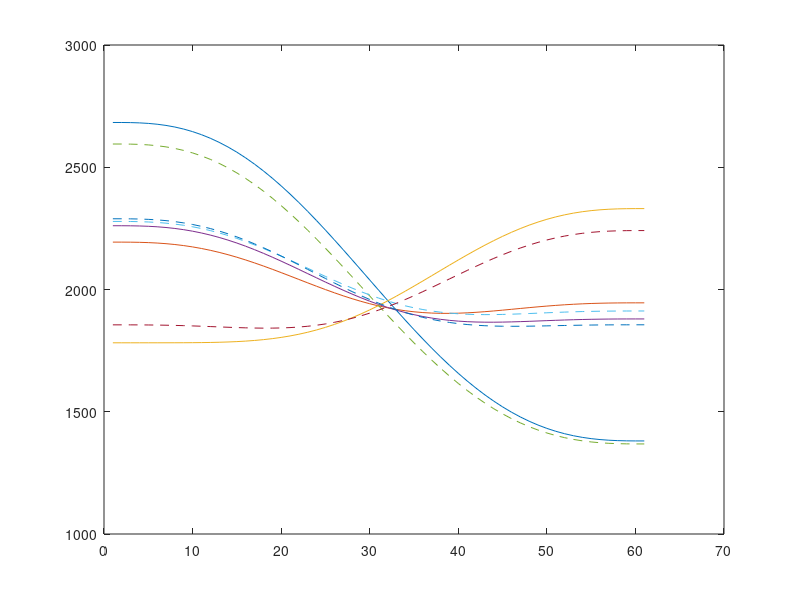
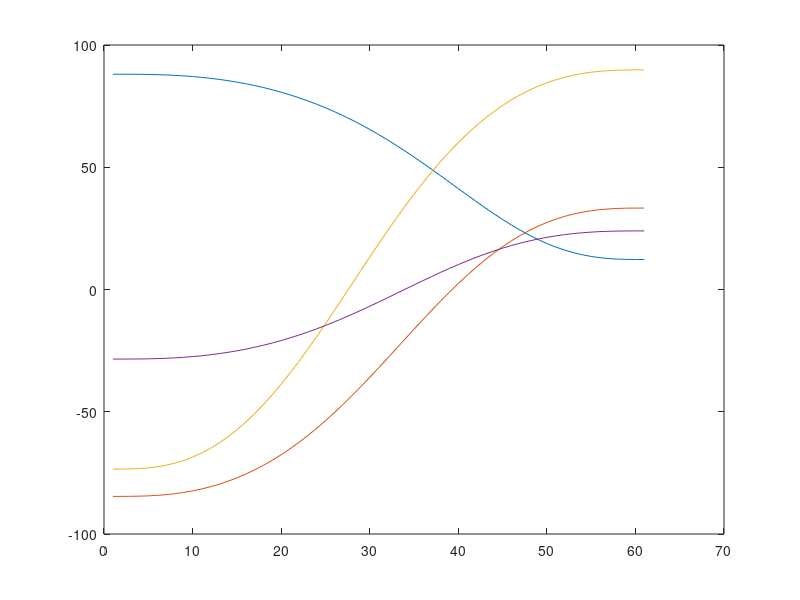

Reproduce these figures in MATLAB, in order.
clear;
clc;

load("cl.mat");
load("cl_1.mat");

% nums = size(cl_total,2);
% 
% pose0 = [0;0;0];
% bp1_nom = [ 1000; 900; 1670];
% bp2_nom = [-1000; 900; 1670];
% bp3_nom = [-1000;-900; 1670];
% bp4_nom = [ 1000;-900; 1670];
% bp_nom = [bp1_nom, bp2_nom, bp3_nom, bp4_nom];
% 
% % 锚点座实际值与理论值的偏差（偏差范围-100-100，随机生成）
% % bp_err = [-98.0395,  68.6426,  84.4664,  62.9447;
% %            54.1908, -91.4680, -24.3627,  81.1584;
% %            40.8679,  45.9026, -55.1445, -74.6026;];
% % bp_err = 10*ones(3,4);
% % bp_err = [-98.0395,  68.6426,  84.4664,  62.9447;
% %            54.1908, -91.4680, -24.3627,  81.1584;
% %            40.8679,  45.9026, -55.1445, -74.6026;]*0.1;
% bp_err = [ 9.3886   -9.0970    3.4319   -6.8908;
%           -6.3906   -5.1871    8.0963    2.0473;
%            8.6120   -9.8229    1.4483    1.3547;]*5;
% bp_act = bp_err + bp_nom;
% points_act = zeros(3,1);
% points_flag = zeros(3,1);
% 
% for i = 1:nums
%     [points_act(:, i), points_flag(i)] = ...
%     fun_Direct_Kine_3_3_CDPR(bp_act, cl_total(1:3,i), pose_ee(1:3, i), pose0);
% end
% % [pose_act, resnom, fval, exitflag] = lsqnonlin(@(x) fun_Eq_Direct_Kine_3_3_CDPR(x,pose0, bp, l), x0, lb, ub, options); 

% plot3(points_act(1,:),points_act(2,:),points_act(3,:));
% figure(1);
% hold on; grid on;
% plot3(pose_ee(1,:),pose_ee(2,:),pose_ee(3,:))
err = cl_total_1 - cl_total;
figure(1);
plot(1:61,cl_total_1(1,:));
hold on;
plot(1:61,cl_total_1(2,:));
plot(1:61,cl_total_1(3,:));
plot(1:61,cl_total_1(4,:));


plot(1:61,cl_total(1,:),'--');
hold on;
plot(1:61,cl_total(2,:),'--');
plot(1:61,cl_total(3,:),'--');
plot(1:61,cl_total(4,:),'--');

figure(3);
plot(1:61,err(1,:));
hold on;
plot(1:61,err(2,:));
plot(1:61,err(3,:));
plot(1:61,err(4,:));
